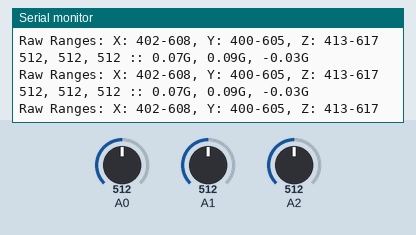
Recording of a sketch running on a simulated Arduino Uno, built with avr-gcc and run on an emulated ATmega328P. On the bench: the last lines printed to the serial monitor. Inputs (shaded band) come from the test bench; at power-on: A0 = 512, A1 = 512, A2 = 512.

Above: at 1.2 s.
1.3 s: A0 set to 403
At 1.7 s:
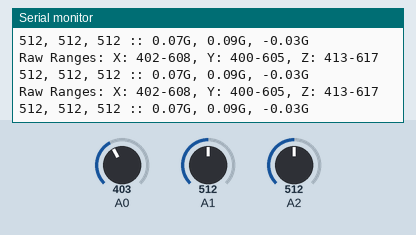
2.8 s: A1 set to 489
At 3.4 s:
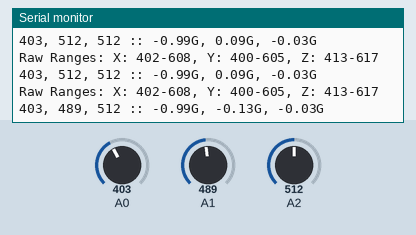
5.8 s: A2 set to 403
At 6.3 s:
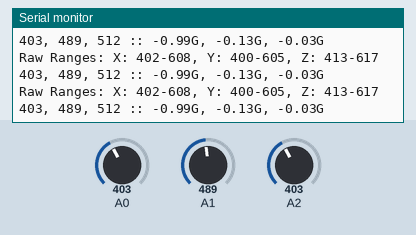
7.3 s: A0 set to 423
At 8.0 s:
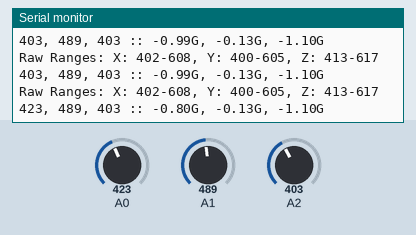
8.8 s: A2 set to 423
At 8.8 s:
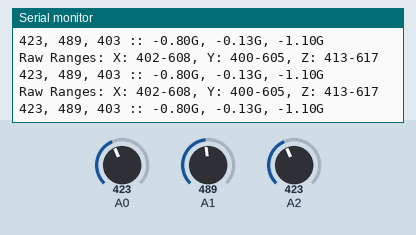
10.3 s: A1 set to 511
At 10.9 s:
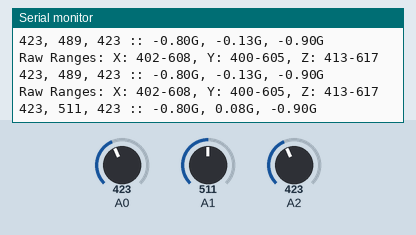
Timing chart, 0 to 13.3 s (numbered marks = the images above; inputs shaded):
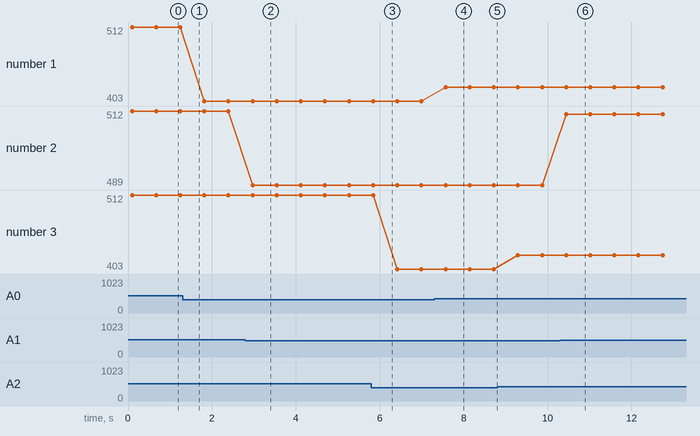

Measured:
- after the input at 2.8 s, the serial monitor: prints a new line after 0.17 s (image 2)
- after the input at 7.3 s, the serial monitor: prints a new line after 0.27 s (image 4)
- after the input at 10.3 s, the serial monitor: prints a new line after 0.14 s (image 6)
- plotted number 1: 512 → 403 after the input at 1.3 s, 403 → 423 after the input at 7.3 s
- plotted number 2: 512 → 489 after the input at 2.8 s, 489 → 511 after the input at 10.3 s

The sketch:

ADXL335_test.ino
```cpp
// My results:
// Raw Ranges: X: 402-608, Y: 400-605, Z: 413-617
// 505, 503, 617 :: 0.00G, 0.00G, 1.00G


const uint8_t xInput = A0;
const uint8_t yInput = A1;
const uint8_t zInput = A2;

// Raw Ranges:
// initialize to mid-range and allow calibration to
// find the minimum and maximum for each axis

uint16_t xRawMin = 402;
uint16_t xRawMax = 608;

uint16_t yRawMin = 400;
uint16_t yRawMax = 605;

uint16_t zRawMin = 413;
uint16_t zRawMax = 617;

// Take multiple samples to reduce noise
const int sampleSize = 15;

void setup()
{
  analogReference(EXTERNAL);
  Serial.begin(9600);
}

void loop()
{
  uint16_t xRaw = ReadAxis(xInput);
  uint16_t yRaw = ReadAxis(yInput);
  uint16_t zRaw = ReadAxis(zInput);

  Serial.print("Raw Ranges: X: ");
  Serial.print(xRawMin);
  Serial.print("-");
  Serial.print(xRawMax);

  Serial.print(", Y: ");
  Serial.print(yRawMin);
  Serial.print("-");
  Serial.print(yRawMax);

  Serial.print(", Z: ");
  Serial.print(zRawMin);
  Serial.print("-");
  Serial.print(zRawMax);
  Serial.println();
  Serial.print(xRaw);
  Serial.print(", ");
  Serial.print(yRaw);
  Serial.print(", ");
  Serial.print(zRaw);

  // Convert raw values to 'milli-Gs"
  long xScaled = map(xRaw, xRawMin, xRawMax, -1000, 1000);
  long yScaled = map(yRaw, yRawMin, yRawMax, -1000, 1000);
  long zScaled = map(zRaw, zRawMin, zRawMax, -1000, 1000);

  // re-scale to fractional Gs
  float xAccel = xScaled / 1000.0;
  float yAccel = yScaled / 1000.0;
  float zAccel = zScaled / 1000.0;

  Serial.print(" :: ");
  Serial.print(xAccel);
  Serial.print("G, ");
  Serial.print(yAccel);
  Serial.print("G, ");
  Serial.print(zAccel);
  Serial.println("G");

  delay(500);
}

//
// Read "sampleSize" samples and report the average
//
uint16_t ReadAxis(uint8_t axisPin)
{
  long reading = 0;

  for (int i = 0; i < sampleSize; i++)
  {
    reading += analogRead(axisPin);
    delay(1);
  }
  return reading/sampleSize;
}
```
